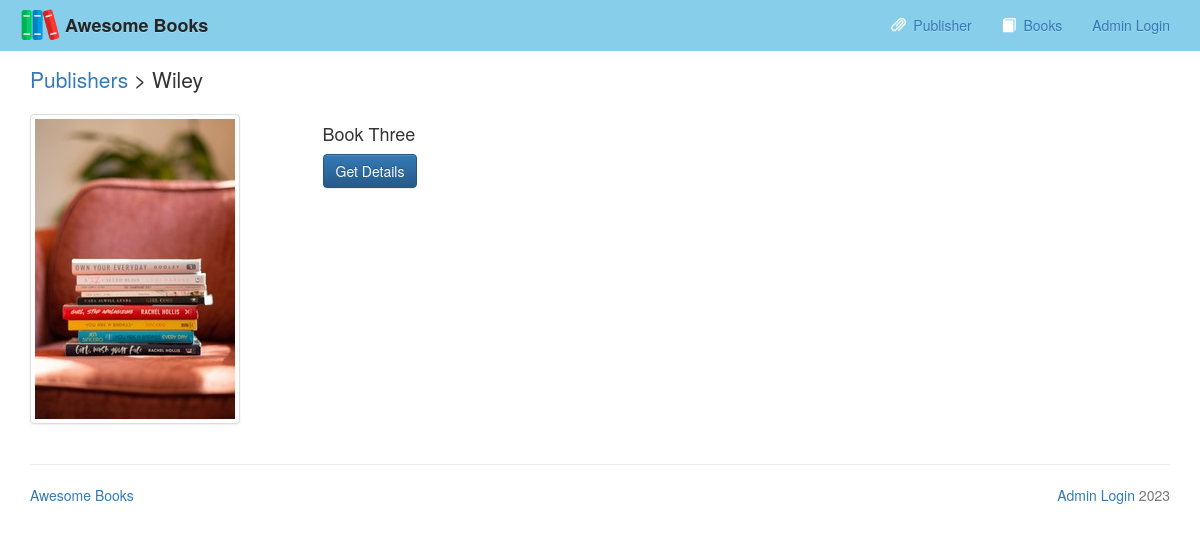
The page /bookPerPub.php?pubid=2 on the database its author committed.
### tables this page shows
CREATE TABLE `publisher` (
  `publisherid` int(10) UNSIGNED NOT NULL,
  `publisher_name` varchar(60) NOT NULL
);

CREATE TABLE `books` (
  `book_isbn` varchar(20) NOT NULL,
  `book_title` varchar(60) DEFAULT NULL,
  `book_author` varchar(60) DEFAULT NULL,
  `book_image` varchar(40) DEFAULT NULL,
  `book_descr` text DEFAULT NULL,
  `book_price` decimal(6,2) NOT NULL,
  `publisherid` int(10) UNSIGNED NOT NULL
);

### functions/database_functions.php (called while the page is built, shortened)
<?php
	function getPubName($conn, $pubid){
		$query = "SELECT publisher_name FROM publisher WHERE publisherid = '$pubid'";
		$result = mysqli_query($conn, $query);
		$row = mysqli_fetch_assoc($result);
		return $row['publisher_name'];
	}
?>

### bookPerPub.php (the view, shortened to what this page needs)
<?php
	require_once "./functions/database_functions.php";
	if(isset($_GET['pubid'])){
		$pubid = $_GET['pubid'];
	} else {
		echo "Wrong query! Check again!";
		exit;
	}
	$conn = db_connect();
	$pubName = getPubName($conn, $pubid);
	$query = "SELECT book_isbn, book_title, book_image FROM books WHERE publisherid = '$pubid'";
	$result = mysqli_query($conn, $query);
	require "./template/header.php";
?>
	<p class="lead padding-top"><a href="publisher_list.php">Publishers</a> > <?php echo $pubName; ?></p>
	<?php while($row = mysqli_fetch_assoc($result)){
?>
	<div class="row">
		<div class="col-md-3">
			<img class="img-responsive img-thumbnail" src="./bootstrap/img/<?php echo $row['book_image'];?>">
		</div>
		<div class="col-md-7">
			<h4><?php echo $row['book_title'];?></h4>
			<a href="book.php?bookisbn=<?php echo $row['book_isbn'];?>" class="btn btn-primary">Get Details</a>
		</div>
	</div>
	<br>
<?php
	}
	require "./template/footer.php";
?>

### template/header.php (style rules this page uses)
body { padding-top: 50px; }
.padding-top { padding-top: 1.5rem; }

### rows shown on the page
publisher: publisher_name "Wiley"
books: book_image (picture), book_title "Book Three"
